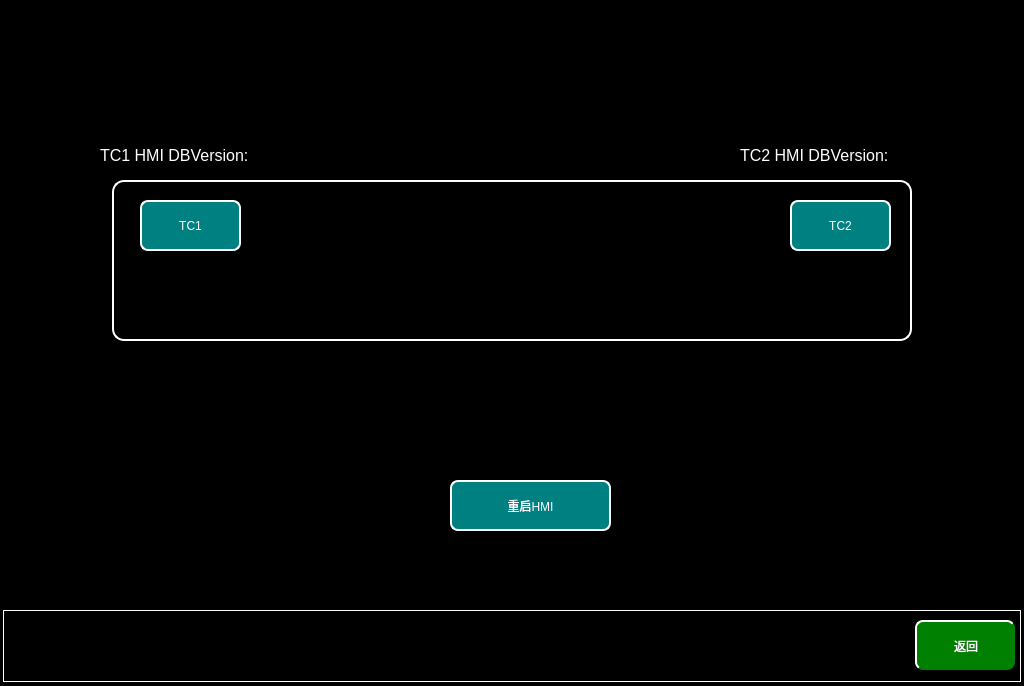
<?xml version="1.0" encoding="UTF-8"?>
<ui version="4.0">
 <class>MaintainceHMIInitsetPage</class>
 <widget class="QWidget" name="MaintainceHMIInitsetPage">
  <property name="geometry">
   <rect>
    <x>0</x>
    <y>0</y>
    <width>1024</width>
    <height>686</height>
   </rect>
  </property>
  <property name="windowTitle">
   <string>Form</string>
  </property>
  <property name="styleSheet">
   <string notr="true">QWidget
{
	background-color:black;
}
QPushButton
{
		border-radius:8px;

}</string>
  </property>
  <widget class="QPushButton" name="TC1Btn">
   <property name="geometry">
    <rect>
     <x>140</x>
     <y>200</y>
     <width>101</width>
     <height>51</height>
    </rect>
   </property>
   <property name="focusPolicy">
    <enum>Qt::NoFocus</enum>
   </property>
   <property name="styleSheet">
    <string notr="true">font: 24px, &quot;微软雅黑&quot;;
color: white;background-color: rgb(0, 128, 128);
border: 2px solid white;
</string>
   </property>
   <property name="text">
    <string>TC1</string>
   </property>
  </widget>
  <widget class="QPushButton" name="TC2Btn">
   <property name="geometry">
    <rect>
     <x>790</x>
     <y>200</y>
     <width>101</width>
     <height>51</height>
    </rect>
   </property>
   <property name="focusPolicy">
    <enum>Qt::NoFocus</enum>
   </property>
   <property name="styleSheet">
    <string notr="true">font: 20px, &quot;微软雅黑&quot;;
color: white;background-color: rgb(0, 128, 128);
border: 2px solid white;
</string>
   </property>
   <property name="text">
    <string>TC2</string>
   </property>
  </widget>
  <widget class="QLabel" name="backgroundlbl">
   <property name="geometry">
    <rect>
     <x>112</x>
     <y>180</y>
     <width>800</width>
     <height>161</height>
    </rect>
   </property>
   <property name="styleSheet">
    <string notr="true">color: white;
border: 2px solid  white;
border-radius: 12px;
font:36px ;
</string>
   </property>
   <property name="text">
    <string/>
   </property>
   <property name="textFormat">
    <enum>Qt::AutoText</enum>
   </property>
   <property name="alignment">
    <set>Qt::AlignCenter</set>
   </property>
  </widget>
  <widget class="QLabel" name="label">
   <property name="geometry">
    <rect>
     <x>3</x>
     <y>610</y>
     <width>1018</width>
     <height>72</height>
    </rect>
   </property>
   <property name="styleSheet">
    <string notr="true">
background-color: rgb(0, 0, 0);

	border:1px solid white;
</string>
   </property>
   <property name="text">
    <string>TextLabel</string>
   </property>
  </widget>
  <widget class="QPushButton" name="returnBtn">
   <property name="geometry">
    <rect>
     <x>915</x>
     <y>620</y>
     <width>100</width>
     <height>50</height>
    </rect>
   </property>
   <property name="focusPolicy">
    <enum>Qt::NoFocus</enum>
   </property>
   <property name="styleSheet">
    <string notr="true">QPushButton
{
	font: 20px, &quot;微软雅黑&quot;;
    color: white;
	background-color: rgb(0, 128, 0);
    border-top: 2px solid white;
	border-left: 2px solid white;

}</string>
   </property>
   <property name="text">
    <string>返回</string>
   </property>
  </widget>
  <widget class="QPushButton" name="HMIReboot">
   <property name="geometry">
    <rect>
     <x>450</x>
     <y>480</y>
     <width>161</width>
     <height>51</height>
    </rect>
   </property>
   <property name="focusPolicy">
    <enum>Qt::NoFocus</enum>
   </property>
   <property name="styleSheet">
    <string notr="true">font: 24px, &quot;微软雅黑&quot;;
color: white;background-color: rgb(0, 128, 128);
border: 2px solid white;
</string>
   </property>
   <property name="text">
    <string>重启HMI</string>
   </property>
  </widget>
  <widget class="QLabel" name="TC1HMIDBVlbl">
   <property name="geometry">
    <rect>
     <x>100</x>
     <y>140</y>
     <width>221</width>
     <height>31</height>
    </rect>
   </property>
   <property name="styleSheet">
    <string notr="true">color: white;
font:16px ;
</string>
   </property>
   <property name="text">
    <string>TC1 HMI DBVersion:</string>
   </property>
   <property name="textFormat">
    <enum>Qt::AutoText</enum>
   </property>
   <property name="alignment">
    <set>Qt::AlignLeading|Qt::AlignLeft|Qt::AlignVCenter</set>
   </property>
  </widget>
  <widget class="QLabel" name="TC2HMIDBVlbl">
   <property name="geometry">
    <rect>
     <x>740</x>
     <y>140</y>
     <width>221</width>
     <height>31</height>
    </rect>
   </property>
   <property name="styleSheet">
    <string notr="true">color: white;
font:16px ;
</string>
   </property>
   <property name="text">
    <string>TC2 HMI DBVersion:</string>
   </property>
   <property name="textFormat">
    <enum>Qt::AutoText</enum>
   </property>
   <property name="alignment">
    <set>Qt::AlignLeading|Qt::AlignLeft|Qt::AlignVCenter</set>
   </property>
  </widget>
  <zorder>backgroundlbl</zorder>
  <zorder>TC1Btn</zorder>
  <zorder>TC2Btn</zorder>
  <zorder>label</zorder>
  <zorder>returnBtn</zorder>
  <zorder>HMIReboot</zorder>
  <zorder>TC1HMIDBVlbl</zorder>
  <zorder>TC2HMIDBVlbl</zorder>
 </widget>
 <resources/>
 <connections/>
</ui>
